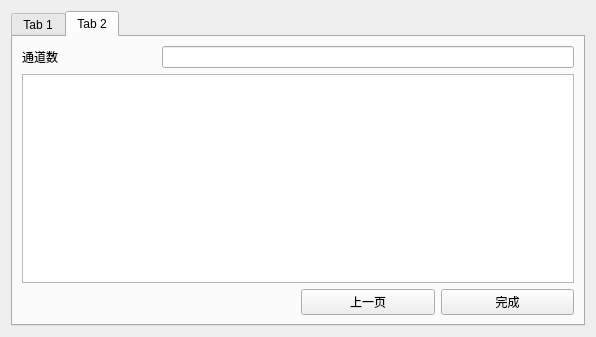
<?xml version="1.0" encoding="UTF-8"?>
<ui version="4.0">
 <class>NewProjectDialog</class>
 <widget class="QDialog" name="NewProjectDialog">
  <property name="geometry">
   <rect>
    <x>0</x>
    <y>0</y>
    <width>596</width>
    <height>337</height>
   </rect>
  </property>
  <property name="windowTitle">
   <string>Dialog</string>
  </property>
  <layout class="QGridLayout" name="gridLayout_5">
   <item row="0" column="0">
    <widget class="QTabWidget" name="tabWidget">
     <property name="currentIndex">
      <number>1</number>
     </property>
     <widget class="QWidget" name="tab">
      <attribute name="title">
       <string>Tab 1</string>
      </attribute>
      <layout class="QGridLayout" name="gridLayout_4">
       <item row="0" column="1">
        <layout class="QGridLayout" name="gridLayout">
         <item row="1" column="0">
          <widget class="QLabel" name="label_2">
           <property name="text">
            <string>项目名</string>
           </property>
           <property name="buddy">
            <cstring>lineEdit</cstring>
           </property>
          </widget>
         </item>
         <item row="2" column="0">
          <widget class="QLabel" name="label_3">
           <property name="text">
            <string>采样频率</string>
           </property>
          </widget>
         </item>
         <item row="1" column="1" colspan="3">
          <widget class="QLineEdit" name="lineEdit"/>
         </item>
         <item row="2" column="1" colspan="3">
          <widget class="QLineEdit" name="lineEdit_2"/>
         </item>
         <item row="3" column="3">
          <widget class="QPushButton" name="nextbtn">
           <property name="text">
            <string>下一页</string>
           </property>
          </widget>
         </item>
         <item row="0" column="0">
          <widget class="QLabel" name="label">
           <property name="text">
            <string>产品名</string>
           </property>
           <property name="buddy">
            <cstring>comboBox</cstring>
           </property>
          </widget>
         </item>
         <item row="0" column="1" colspan="3">
          <widget class="QComboBox" name="comboBox">
           <item>
            <property name="text">
             <string>飞附机匣s10b</string>
            </property>
           </item>
           <item>
            <property name="text">
             <string>飞附机匣s10c</string>
            </property>
           </item>
          </widget>
         </item>
        </layout>
       </item>
      </layout>
     </widget>
     <widget class="QWidget" name="tab_2">
      <attribute name="title">
       <string>Tab 2</string>
      </attribute>
      <layout class="QGridLayout" name="gridLayout_3">
       <item row="0" column="0">
        <layout class="QGridLayout" name="gridLayout_2">
         <item row="2" column="3">
          <widget class="QPushButton" name="okbtn">
           <property name="text">
            <string>完成</string>
           </property>
          </widget>
         </item>
         <item row="0" column="0">
          <widget class="QLabel" name="label_4">
           <property name="text">
            <string>通道数</string>
           </property>
           <property name="buddy">
            <cstring>lineEdit_3</cstring>
           </property>
          </widget>
         </item>
         <item row="0" column="1" colspan="3">
          <widget class="QLineEdit" name="lineEdit_3">
           <property name="text">
            <string/>
           </property>
           <property name="placeholderText">
            <string/>
           </property>
          </widget>
         </item>
         <item row="2" column="2">
          <widget class="QPushButton" name="previousbtn">
           <property name="text">
            <string>上一页</string>
           </property>
          </widget>
         </item>
         <item row="1" column="0" colspan="4">
          <widget class="QTableWidget" name="tableWidget"/>
         </item>
        </layout>
       </item>
      </layout>
     </widget>
    </widget>
   </item>
  </layout>
 </widget>
 <resources/>
 <connections/>
</ui>
